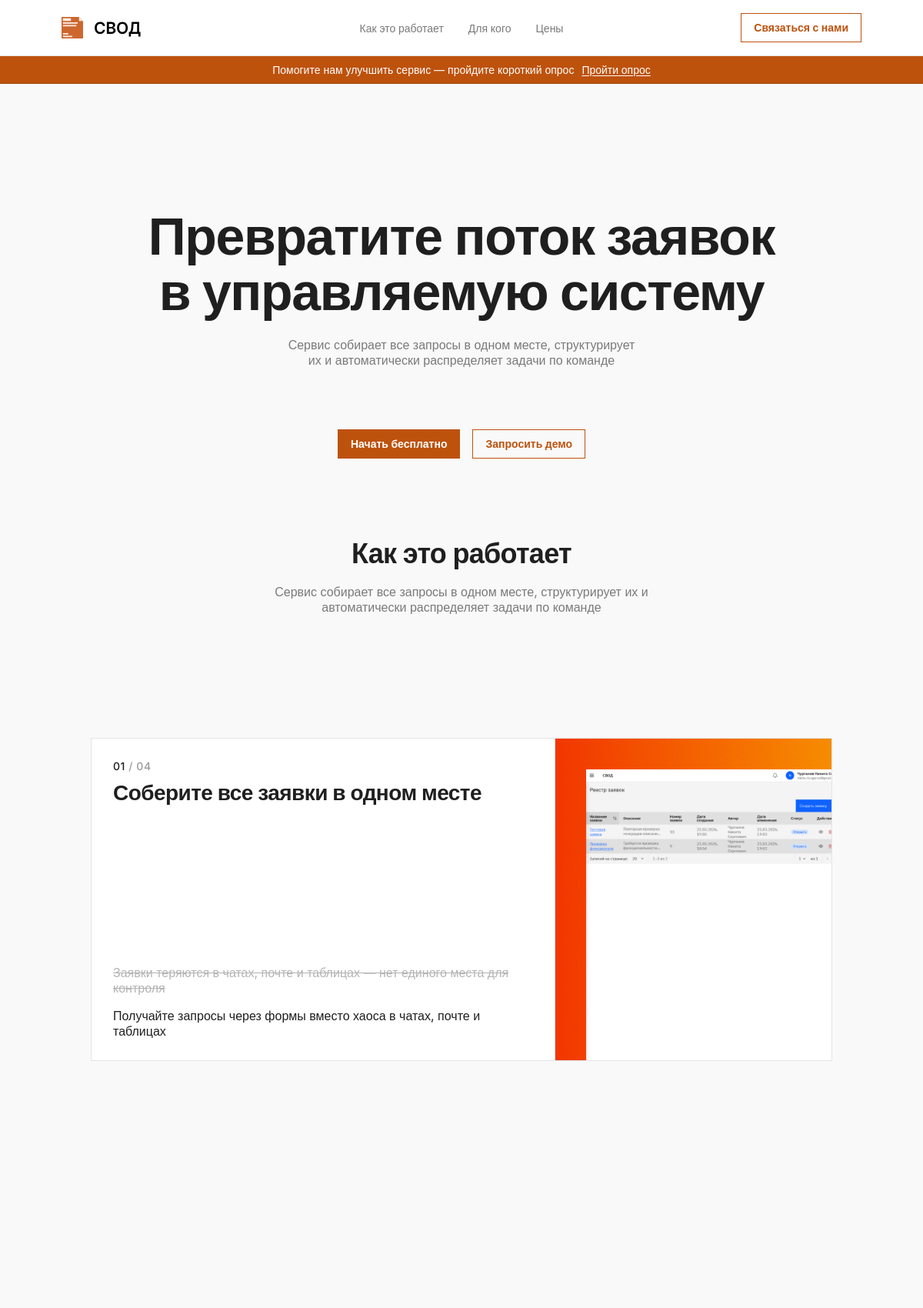
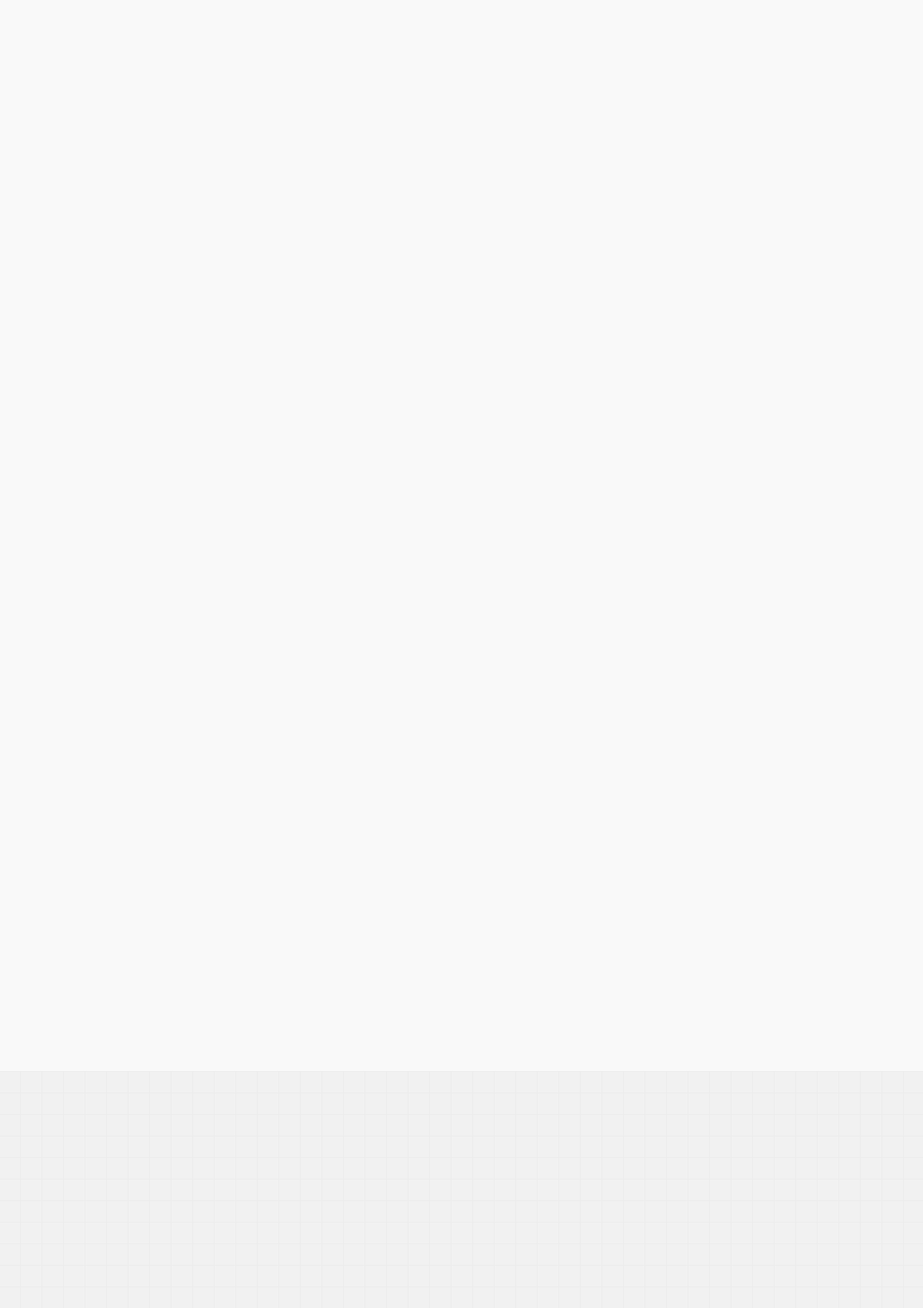
The page / (upper part) on the database its author committed (2 pictures, top to bottom).
### tables this page shows
CREATE TABLE content (
            id    INTEGER PRIMARY KEY AUTOINCREMENT,
            key   TEXT    NOT NULL UNIQUE,
            value TEXT    NOT NULL
        );

### routes/main.py (the view)
@main_bp.route("/")
def index():
    return render_template("index.html")

### app.py (called while the page is built)
def create_app():
    app = Flask(__name__)
    app.secret_key = os.environ.get("SECRET_KEY", "dev-secret-change-me")
    server_name = os.environ.get("SERVER_NAME")
    if server_name:
        app.config["SERVER_NAME"] = server_name
    @app.context_processor
    def inject_navigation():
        return {"nav_items": NAV_ITEMS}
    app.register_blueprint(main_bp)
    app.register_blueprint(admin_bp)
    with app.app_context():
        init_db()
    return app

### database.py (called while the page is built)
def _get_conn():
    os.makedirs(os.path.dirname(DB_PATH), exist_ok=True)
    conn = sqlite3.connect(DB_PATH)
    conn.row_factory = sqlite3.Row
    conn.execute("PRAGMA journal_mode=WAL")
    return conn

def get_content_dict():
    conn = _get_conn()
    rows = conn.execute("SELECT key, value FROM content").fetchall()
    conn.close()
    result = {row["key"]: row["value"] for row in rows}
    for key, default in CONTENT_DEFAULTS.items():
        result.setdefault(key, default)
    return result

def get_pricing():
    conn = _get_conn()
    rows = conn.execute(
        """SELECT * FROM pricing WHERE is_active = 1 ORDER BY sort_order ASC, id ASC"""
    ).fetchall()
    conn.close()
    return rows

### routes/main.py (called while the page is built)
@main_bp.context_processor
def inject_content():
    return {
        "content": get_content_dict(),
        "pricing_plans": get_pricing(),
    }

### templates/index.html (shortened to what this page needs)
{% extends "base.html" %}
{% block content %}
{% include 'sections/hero.html' %}
{% include 'sections/how_alt.html' %}
{% include 'sections/animation_section.html' %}
{% endblock %}

### templates/base.html (shortened to what this page needs)
<!DOCTYPE html>
<html lang="ru">
<head>
    <link rel="stylesheet" href="{{ url_for('static', filename='style.css') }}">
</head>
<body>
    <div class="site-top site-top--visible">
        {% include 'sections/header.html' %}
        {% include 'sections/top_banner.html' %}
    </div>
    <main>
        {% block content %}{% endblock %}
    </main>
</body>
</html>

### templates/sections/header.html
{% from 'macros/ui_button.html' import ui_button %}
<header class="site-header">
    <div class="container site-header__inner">
        <a class="site-header__logo" href="{{ url_for('main.index') }}">
            <img class="site-header__logo-img" src="{{ url_for('static', filename='logo.svg') }}" width="67" height="17" alt="Svod">
        </a>
        {% include 'sections/header_nav.html' %}
        <div class="site-header__actions">
            {{ ui_button('Связаться с нами', href='#contact', variant='secondary') }}
        </div>
    </div>
</header>

### templates/macros/ui_button.html
{% macro ui_button(text, href=none, variant='primary', extra_class='', button_type='button') -%}
{% set class_str = 'ui-btn ui-btn--' ~ variant ~ (' ' ~ extra_class if extra_class else '') %}
{% if href %}
<a href="{{ href }}" class="{{ class_str }}">{{ text }}</a>
{% else %}
<button type="{{ button_type }}" class="{{ class_str }}">{{ text }}</button>
{% endif %}
{%- endmacro %}

### templates/sections/header_nav.html
<nav class="site-header__nav" aria-label="Основная навигация">
    <ul class="site-header__list">
        {% for item in nav_items %}
        <li><a class="text-body-s" href="{{ item.href }}">{{ item.label }}</a></li>
        {% endfor %}
    </ul>
</nav>

### templates/sections/top_banner.html
<div class="top-banner" role="region" aria-label="Приглашение пройти опрос">
    <div class="container top-banner__inner">
        <p class="top-banner__text text-body-s">Помогите нам улучшить сервис — пройдите короткий опрос</p>
        <a class="top-banner__link text-body-s" href="{{ (content.get('survey_url') or 'https://example.com/survey')|e }}" target="_blank" rel="noopener noreferrer">Пройти опрос</a>
    </div>
</div>

### templates/sections/hero.html (shortened to what this page needs)
{% from 'macros/ui_button.html' import ui_button %}
<div class="container">
<section class="hero" id="hero" aria-labelledby="hero-title">
    <h1 id="hero-title" class="hero__title text-display">
        {{ content.get('hero_title', 'Превратите поток <span class="hero__title-accent">заявок</span><br>в управляемую систему') | safe }}
    </h1>
    <p class="hero__lead text-body-m">
        {{ content.get('hero_description', 'Сервис собирает все запросы в одном месте, структурирует<br>их и автоматически распределяет задачи по команде') | safe }}
    </p>
    <div class="hero__actions">
        {{ ui_button(content.get('hero_btn_primary', 'Начать бесплатно'), variant='primary', button_type='button') }}
        {{ ui_button(content.get('hero_btn_secondary', 'Связаться с нами'), href='#contact', variant='secondary') }}
    </div>
</section>
</div>

### templates/sections/how_alt.html (shortened to what this page needs)
<section class="how-alt" id="how" aria-labelledby="how-alt-title">
    <div class="how-alt__sticky">
        <div class="container how-alt__inner">
            <header class="how-alt-header">
                <h2 id="how-alt-title" class="how-alt-header__title text-h2">Как это работает</h2>
                <p class="how-alt-header__desc text-body-m">
                    Сервис собирает все запросы в одном месте, структурирует их и автоматически распределяет задачи по команде
                </p>
            </header>
            <div class="how-alt__cards">
                <article class="how-alt__card" data-card-index="0">
                    <div class="how-alt__card-content">
                        <div class="how-alt__card-top">
                            <span class="how-alt__card-number text-body-s" aria-label="Шаг 1 из 4">
                                <span class="how-alt__card-number-current">01</span><span class="how-alt__card-number-sep" aria-hidden="true"> / </span><span class="how-alt__card-number-total">04</span>
                            </span>
                            <h3 class="how-alt__card-title text-h3">Соберите все заявки в одном месте</h3>
                        </div>
                        <div class="how-alt__card-bottom">
                            <div class="how-alt__card-copy">
                                <p class="how-alt__card-old text-body-m">Заявки теряются в чатах, почте и таблицах — нет единого места для контроля</p>
                                <p class="how-alt__card-desc text-body-m">Получайте запросы через формы вместо хаоса в чатах, почте и таблицах</p>
                            </div>
                        </div>
                    </div>
                    <div class="how-alt__card-media">
                        <img
                            class="how-alt__card-img"
                            src="{{ url_for('static', filename='table-image.png') }}"
                            alt="Таблица заявок в сервисе"
                            width="640"
                            height="400"
                            loading="lazy"
                            decoding="async"
                        >
                    </div>
                </article>
            </div>
        </div>
    </div>
</section>

### templates/sections/animation_section.html
<section class="animation-section" aria-label="Дополнительная демонстрация сервиса">
    <div class="container animation-section__inner">
        <lottie-player
            class="animation-section__lottie"
            src="{{ url_for('static', filename='animation.json') }}"
            background="transparent"
            speed="1"
            autoplay>
        </lottie-player>
    </div>
</section>

### templates/sections/pricing.html (shortened to what this page needs)
{% from 'macros/icons.html' import check_icon %}

### templates/sections/cta.html (shortened to what this page needs)
{% from 'macros/ui_button.html' import ui_button %}

### templates/sections/footer.html (shortened to what this page needs)
{% from 'macros/ui_button.html' import ui_button %}

### rows shown on the page
content: value "Связаться с нами"
content: get "Превратите поток заявок в управляемую систему"
content: get "Сервис собирает все запросы в одном месте, структурирует их и автоматически распределяет задачи по команде"
content: value "Начать бесплатно"
content: value "Запросить демо"

### other values the page prints
{{ item.label }} "Как это работает" "Для кого" "Цены"
